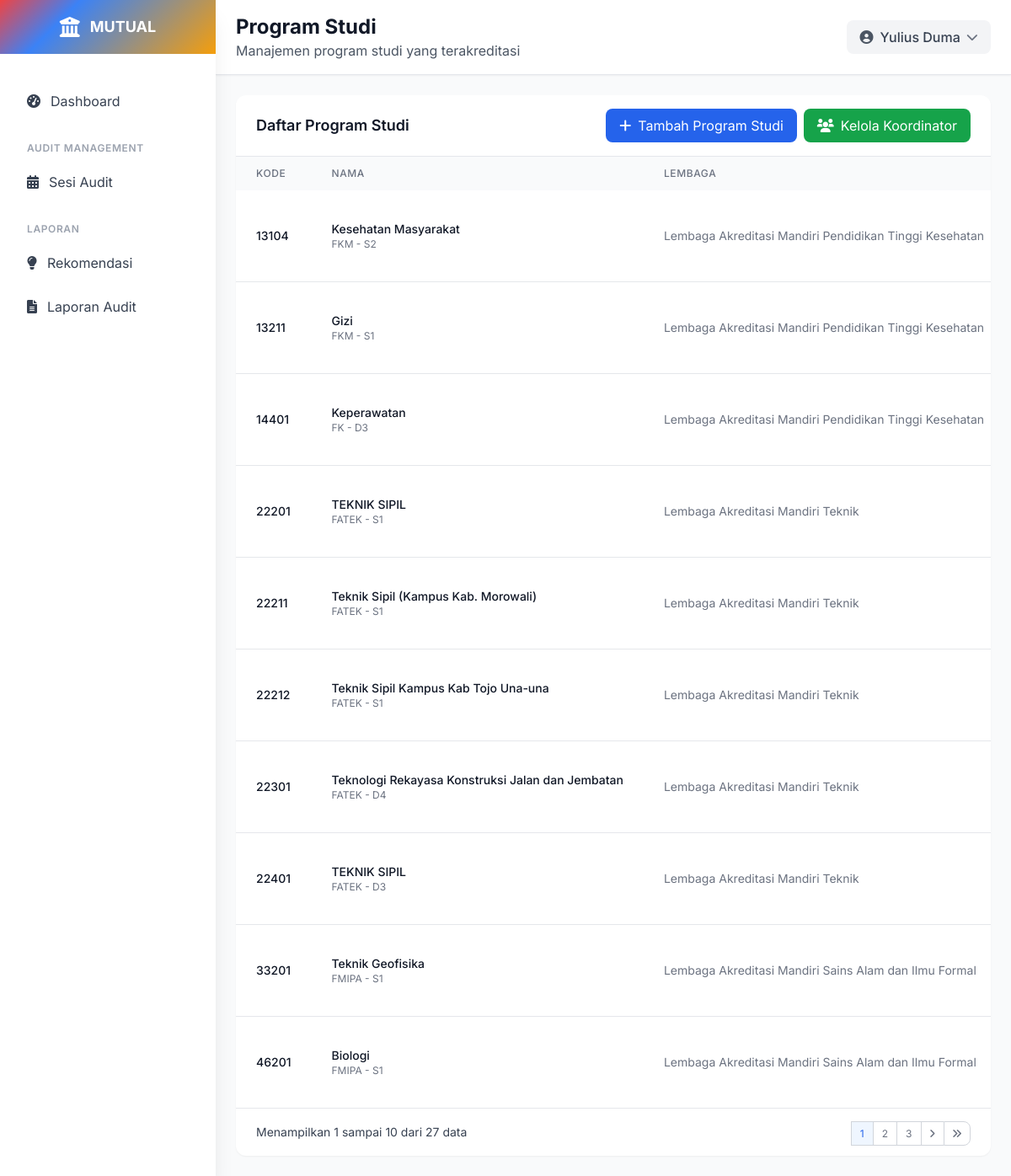
The page /program-studi/ (signed in) on the database its author committed.
### ami/models.py (models this page shows, shortened)
class ProgramStudi(models.Model):
    lembaga_akreditasi = models.ForeignKey(LembagaAkreditasi, on_delete=models.PROTECT, related_name='program_studi')
    kode = models.CharField(max_length=10, unique=True)
    nama = models.CharField(max_length=255)
    fakultas = models.CharField(max_length=200, choices=[
        ('FKIP', 'FKIP'),
        ('FISIP', 'FISIP'),
        ('FEB', 'FEB'),
        ('FAKUM', 'FAKUM'),
        ('FAPERTA', 'FAPERTA'),
        ('FATEK', 'FATEK'),
        ('FMIPA', 'FMIPA'),
        ('FAHUT', 'FAHUT'),
        ('FK', 'FK'),
        ('FAPETKAN', 'FAPETKAN'),
        ('FKM', 'FKM'),
        ('Pascasarjana', 'Pascasarjana'),
    ])
    jenjang = models.CharField(max_length=50, choices=[
        ('D3', 'Diploma 3'),
        ('D4', 'Diploma 4'),
        ('S1', 'Sarjana'),
        ('S2', 'Magister'),
        ('S3', 'Doktor'),
        ('Profesi','Profesi')
    ])
    akreditasi = models.CharField(max_length=50, blank=True, null=True, choices=[
        ('unggul', 'UNGGUL'),
        ('baik_sekali', 'BAIK SEKALI'),
        ('baik', 'BAIK'),
        ('A', 'A'),
        ('B', 'B'),
        ('C', 'C'),
        ('belum', 'Belum Terakreditasi')
    ] )
    tanggal_akreditasi = models.DateField(blank=True, null=True)
    class Meta:
        verbose_name = "Program Studi"
        verbose_name_plural = "Program Studi"
        ordering = ['kode']

class LembagaAkreditasi(models.Model):
    kode = models.CharField(max_length=20, unique=True)
    nama = models.CharField(max_length=255, unique=True)
    deskripsi = models.TextField(blank=True, null=True)
    website = models.URLField(blank=True, null=True)
    kontak = models.TextField(blank=True, null=True)
    class Meta:
        verbose_name = "Lembaga Akreditasi"
        verbose_name_plural = "Lembaga Akreditasi"
        ordering = ['nama']

### ami/views.py (the view)
# urls.py: path('program-studi/', views.program_studi_list, name='program_studi_list'),
@login_required
def program_studi_list(request):
    program_studi_list = ProgramStudi.objects.select_related('lembaga_akreditasi').all().order_by('kode')
    paginator = Paginator(program_studi_list, 10)
    page_number = request.GET.get('page')
    program_studi = paginator.get_page(page_number)
    return render(request, 'ami/program_studi_list.html', {
        'program_studi': program_studi
    })

### templates/ami/program_studi_list.html (shortened to what this page needs)
{% extends 'base.html' %}
{% load static %}
{% block page_title %}Program Studi{% endblock %}
{% block page_subtitle %}Manajemen program studi yang terakreditasi{% endblock %}
{% block content %}
<div class="p-4 lg:p-6">
    <div class="bg-white rounded-xl shadow-sm overflow-hidden">
        <div class="px-4 lg:px-6 py-4 border-b border-gray-200 flex flex-col sm:flex-row sm:justify-between sm:items-center space-y-2 sm:space-y-0">
            <h3 class="text-lg font-semibold text-gray-900">Daftar Program Studi</h3>
            <div class="flex flex-col sm:flex-row space-y-2 sm:space-y-0 sm:space-x-2 w-full sm:w-auto">
                <a href="{% url 'ami:program_studi_create' %}" class="bg-blue-600 hover:bg-blue-700 text-white px-4 py-2 rounded-lg flex items-center justify-center w-full sm:w-auto">
                    <i class="fas fa-plus mr-2"></i> Tambah Program Studi
                </a>
                 <a href="{% url 'ami:koordinator_list' %}" class="bg-green-600 hover:bg-green-700 text-white px-4 py-2 rounded-lg flex items-center justify-center w-full sm:w-auto">
                    <i class="fas fa-users mr-2"></i> Kelola Koordinator
                </a>
            </div>
        </div>
        <div class="overflow-x-auto">
            <table class="w-full">
                <thead class="bg-gray-50">
                    <tr>
                        <th class="px-3 lg:px-6 py-3 text-left text-xs font-medium text-gray-500 uppercase tracking-wider">Kode</th>
                        <th class="px-3 lg:px-6 py-3 text-left text-xs font-medium text-gray-500 uppercase tracking-wider">Nama</th>
                        <th class="px-3 lg:px-6 py-3 text-left text-xs font-medium text-gray-500 uppercase tracking-wider hidden md:table-cell">Lembaga</th>
                    </tr>
                </thead>
                <tbody class="bg-white divide-y divide-gray-200">
                    {% for program in program_studi %}
                    <tr class="hover:bg-gray-50 transition-colors">
                        <td class="px-3 lg:px-6 py-4 whitespace-nowrap">
                            <div class="text-xs lg:text-sm font-medium text-gray-900">{{ program.kode }}</div>
                        </td>
                        <td class="px-3 lg:px-6 py-4 whitespace-nowrap">
                            <div class="text-xs lg:text-sm font-medium text-gray-900">{{ program.nama }}</div>
                            <div class="text-xs text-gray-500">{{ program.fakultas }} - {{ program.jenjang }}</div>
                        </td>
                        <td class="px-3 lg:px-6 py-4 whitespace-nowrap text-xs lg:text-sm text-gray-500 hidden md:table-cell">
                            {{ program.lembaga_akreditasi.nama }}
                        </td>
                    </tr>
                    {% empty %}
                    <tr>
                        <td colspan="5" class="px-4 lg:px-6 py-4 text-center text-gray-500 text-sm">Tidak ada program studi yang terdaftar</td>
                    </tr>
                    {% endfor %}
                </tbody>
            </table>
        </div>
        {% if program_studi.has_other_pages %}
        <div class="px-4 lg:px-6 py-4 border-t border-gray-200">
            <nav class="flex flex-col sm:flex-row sm:justify-between items-center">
                <div class="mb-2 sm:mb-0 text-sm text-gray-700">
                    Menampilkan {{ program_studi.start_index }} sampai {{ program_studi.end_index }} dari {{ program_studi.paginator.count }} data
                </div>
                <ul class="inline-flex items-center -space-x-px">
                    {% for i in program_studi.paginator.page_range %}
                    {% if program_studi.number == i %}
                    <li aria-current="page">
                        <span class="py-1.5 px-2.5 text-blue-600 bg-blue-50 border border-gray-300 hover:bg-blue-100 hover:text-blue-700 text-xs">
                            {{ i }}
                        </span>
                    </li>
                    {% else %}
                    <li>
                        <a href="?page={{ i }}" class="py-1.5 px-2.5 leading-tight text-gray-500 bg-white border border-gray-300 hover:bg-gray-100 hover:text-gray-700 text-xs">
                            {{ i }}
                        </a>
                    </li>
                    {% endif %}
                    {% endfor %}
                    {% if program_studi.has_next %}
                    <li>
                        <a href="?page={{ program_studi.next_page_number }}" class="py-1.5 px-2.5 leading-tight text-gray-500 bg-white border border-gray-300 hover:bg-gray-100 hover:text-gray-700 text-xs">
                            <i class="fas fa-angle-right text-xs"></i>
                        </a>
                    </li>
                    <li>
                        <a href="?page={{ program_studi.paginator.num_pages }}" class="py-1.5 px-2.5 leading-tight text-gray-500 bg-white rounded-r-lg border border-gray-300 hover:bg-gray-100 hover:text-gray-700 text-xs">
                            <i class="fas fa-angle-double-right text-xs"></i>
                        </a>
                    </li>
                    {% endif %}
                </ul>
            </nav>
        </div>
        {% endif %}
    </div>
</div>
{% endblock %}

### templates/base.html (shortened to what this page needs)
<!DOCTYPE html>
<html lang="id">
<head>
    <script src="https://cdn.tailwindcss.com"></script>
    <link href="https://cdnjs.cloudflare.com/ajax/libs/font-awesome/6.0.0/css/all.min.css" rel="stylesheet">
    <link href="https://cdn.jsdelivr.net/npm/select2@4.1.0-rc.0/dist/css/select2.min.css" rel="stylesheet" />
    <link href="https://cdn.jsdelivr.net/npm/select2-bootstrap-5-theme@1.3.0/dist/select2-bootstrap-5-theme.min.css" rel="stylesheet" />
</head>
<body class="bg-gray-50">
    <div class="fixed inset-y-0 left-0 z-50 w-64 bg-white shadow-xl transform transition-transform duration-300 ease-in-out lg:translate-x-0 -translate-x-full flex flex-col" id="sidebar">
        <div class="flex items-center justify-center h-16 gradient-bg flex-shrink-0">
            <div class="flex items-center space-x-3">
                <i class="fas fa-university text-white text-2xl"></i>
                <span class="text-white font-bold text-lg">MUTUAL</span>
            </div>
        </div>
        <nav class="flex-1 overflow-y-auto mt-8 px-4 pb-4 ">
            <div class="space-y-2">
                <a href="{% url 'ami:dashboard' %}" class="sidebar-item flex items-center px-4 py-3 text-gray-700 rounded-lg transition-all duration-200 {% if request.resolver_match.url_name == 'dashboard' %}bg-blue-50 text-blue-600{% else %}hover:bg-gray-50{% endif %}">
                    <i class="fas fa-tachometer-alt mr-3"></i>
                    <span>Dashboard</span>
                </a>
                <div class="pt-4">
                    <p class="px-4 text-xs font-semibold text-gray-400 uppercase tracking-wider">Audit Management</p>
                    <div class="mt-2 space-y-1">
                        <a href="{% url 'ami:audit_session_list' %}" class="sidebar-item flex items-center px-4 py-3 text-gray-700 rounded-lg transition-all duration-200 {% if request.resolver_match.url_name == 'audit_session_list' %}bg-blue-50 text-blue-600{% else %}hover:bg-gray-50{% endif %}">
                            <i class="fas fa-calendar-alt mr-3"></i>
                            <span>Sesi Audit</span>
                        </a>
                    </div>
                </div>
                <div class="pt-4">
                    <p class="px-4 text-xs font-semibold text-gray-400 uppercase tracking-wider">Laporan</p>
                    <div class="mt-2 space-y-1">
                        <a href="#" class="sidebar-item flex items-center px-4 py-3 text-gray-700 rounded-lg transition-all duration-200 hover:bg-gray-50">
                            <i class="fas fa-lightbulb mr-3"></i>
                            <span>Rekomendasi</span>
                        </a>
                        <a href="{% url 'ami:laporan_index_audit' %}"
                            class="sidebar-item flex items-center px-4 py-3 text-gray-700 rounded-lg transition-all duration-200 {% if request.resolver_match.url_name == 'laporan_index_audit' %}bg-blue-50 text-blue-600{% else %}hover:bg-gray-50{% endif %}">
                            <i class="fas fa-file-alt mr-3"></i>
                            <span>Laporan Audit</span>
                        </a>
                    </div>
                </div>
            </div>
        </nav>
    </div>
    <div class="lg:ml-64 flex flex-col min-h-screen">
        <header class="bg-white shadow-sm border-b border-gray-200">
            <div class="flex items-center justify-between px-4 lg:px-6 py-4 print:hidden ">
                <div class="lg:block hidden">
                    <h1 class="text-xl lg:text-2xl font-bold text-gray-900">{% block page_title %}{% endblock %}</h1>
                    <p class="text-gray-600">{% block page_subtitle %}{% endblock %}</p>
                </div>
                <div class="flex items-center space-x-4">
                    <div class="relative print:hidden">
                        <button id="profileButton" class="flex items-center space-x-2 bg-gray-100 hover:bg-gray-200 px-4 py-2 rounded-lg transition-colors">
                            <i class="fas fa-user-circle text-gray-600"></i>
                            <span class="text-gray-700 font-medium">{{ user.get_full_name|default:user.username }}</span>
                            <i class="fas fa-chevron-down text-gray-500 text-sm transition-transform" id="chevronIcon"></i>
                        </button>
                    </div>
                </div>
            </div>
        </header>
        {% block content %}{% endblock %}
    </div>
</body>
</html>

### templates/base.html (style rules this page uses)
body { font-family: 'Inter', sans-serif; }
.gradient-bg { background: linear-gradient(135deg, #ef4444 0%, #3b82f6 30%, #f59e0b 100%) }

### rows shown on the page
ProgramStudi: kode "13104", nama "Kesehatan Masyarakat", fakultas "FKM", jenjang "S2", lembaga_akreditasi.nama "Lembaga Akreditasi Mandiri Pendidikan Tinggi Kesehatan"
ProgramStudi: kode "13211", nama "Gizi", fakultas "FKM", jenjang "S1", lembaga_akreditasi.nama "Lembaga Akreditasi Mandiri Pendidikan Tinggi Kesehatan"
ProgramStudi: kode "14401", nama "Keperawatan", fakultas "FK", jenjang "D3", lembaga_akreditasi.nama "Lembaga Akreditasi Mandiri Pendidikan Tinggi Kesehatan"
ProgramStudi: kode "22201", nama "TEKNIK SIPIL", fakultas "FATEK", jenjang "S1", lembaga_akreditasi.nama "Lembaga Akreditasi Mandiri Teknik"
ProgramStudi: kode "22211", nama "Teknik Sipil (Kampus Kab. Morowali)", fakultas "FATEK", jenjang "S1", lembaga_akreditasi.nama "Lembaga Akreditasi Mandiri Teknik"
ProgramStudi: kode "22212", nama "Teknik Sipil Kampus Kab Tojo Una-una", fakultas "FATEK", jenjang "S1", lembaga_akreditasi.nama "Lembaga Akreditasi Mandiri Teknik"
ProgramStudi: kode "22301", nama "Teknologi Rekayasa Konstruksi Jalan dan Jembatan", fakultas "FATEK", jenjang "D4", lembaga_akreditasi.nama "Lembaga Akreditasi Mandiri Teknik"
ProgramStudi: kode "22401", nama "TEKNIK SIPIL", fakultas "FATEK", jenjang "D3", lembaga_akreditasi.nama "Lembaga Akreditasi Mandiri Teknik"
ProgramStudi: kode "33201", nama "Teknik Geofisika", fakultas "FMIPA", jenjang "S1", lembaga_akreditasi.nama "Lembaga Akreditasi Mandiri Sains Alam dan Ilmu Formal"
ProgramStudi: kode "46201", nama "Biologi", fakultas "FMIPA", jenjang "S1", lembaga_akreditasi.nama "Lembaga Akreditasi Mandiri Sains Alam dan Ilmu Formal"

### other values the page prints
{{ user.get_full_name|default:user.username }} "Yulius Duma"
{{ program_studi.start_index }} "1"
{{ program_studi.end_index }} "10"
{{ program_studi.paginator.count }} "27"
{{ i }} "1"
{{ i }} "2" "3"
